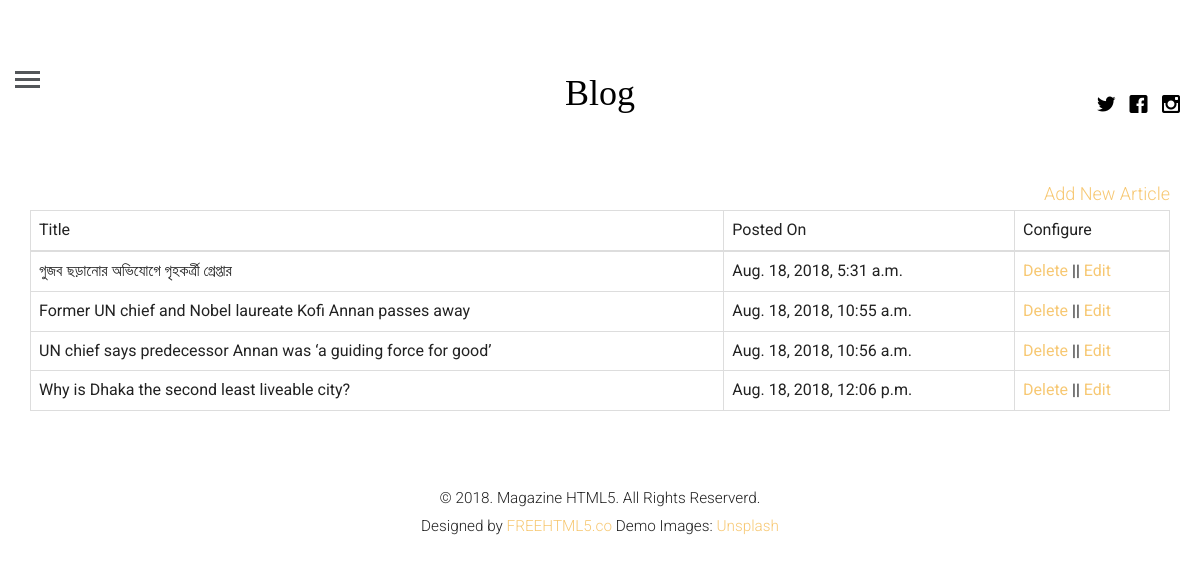
Screenshot of /profile (signed in) with the database file from the repository.
### blogapp/models.py (models this page shows, shortened)
class Article(models.Model):
    article_author = models.ForeignKey(Author, on_delete=models.CASCADE)
    title = models.CharField(max_length=200)
    body = models.TextField()
    image=models.FileField()
    posted_on = models.DateTimeField(auto_now=False, auto_now_add=True)
    updated_on = models.DateTimeField(auto_now=True, auto_now_add=False)
    category = models.ForeignKey(Category, on_delete=models.CASCADE)

### blogapp/views.py (the view)
# urls.py: path('profile', views.getProfile, name="profile"),
def getProfile(request):
    if request.user.is_authenticated:
        author = get_object_or_404(Author, name=request.user.id)
        posts = Article.objects.filter(article_author=request.user.id)
        return render(request, 'logged_in_profile.html',{'posts':posts,'author':author})
    else:
        return redirect('login')

### templates/logged_in_profile.html (shortened to what this page needs)
{% extends 'base.html' %}
{% block content %}
<div class="container">
   <a href="{% url 'create' %}" style="float:right">Add New Article</a>
    <table class="table table-bordered">
        <thead>
        <tr>
            <td>Title</td>
            <td>Posted On</td>
            <td>Configure</td>
        </tr>
        </thead>
        <tbody>
        {% for post in posts %}
            <tr>
                <td>{{ post.title }}</td>
                <td>{{ post.posted_on }}</td>
                <td><a href="{% url 'delete' pid=post.id %}">Delete</a> || <a href="{% url 'update' pid=post.id %}">Edit</a></td>
            </tr>
        {% endfor %}
        </tbody>
    </table>
</div>
{% endblock %}

### blogapp/static/css/style.css (style rules this page uses)
html { background: #fff; }
body { font-family: "Roboto", arial, sans-serif; font-size: 18px; font-weight: 300; line-height: 1.8; color: #222; background: #fff; }
a { color: #f7c873; -webkit-transition: 0.5s; -o-transition: 0.5s; transition: 0.5s; }

### rows the page displays
Article: title "গুজব ছড়ানোর অভিযোগে গৃহকর্ত্রী গ্রেপ্তার", posted_on "Aug. 18, 2018, 5:31 a.m."
Article: title "Former UN chief and Nobel laureate Kofi Annan passes away", posted_on "Aug. 18, 2018, 10:55 a.m."
Article: title "UN chief says predecessor Annan was ‘a guiding force for good’", posted_on "Aug. 18, 2018, 10:56 a.m."
Article: title "Why is Dhaka the second least liveable city?", posted_on "Aug. 18, 2018, 12:06 p.m."
